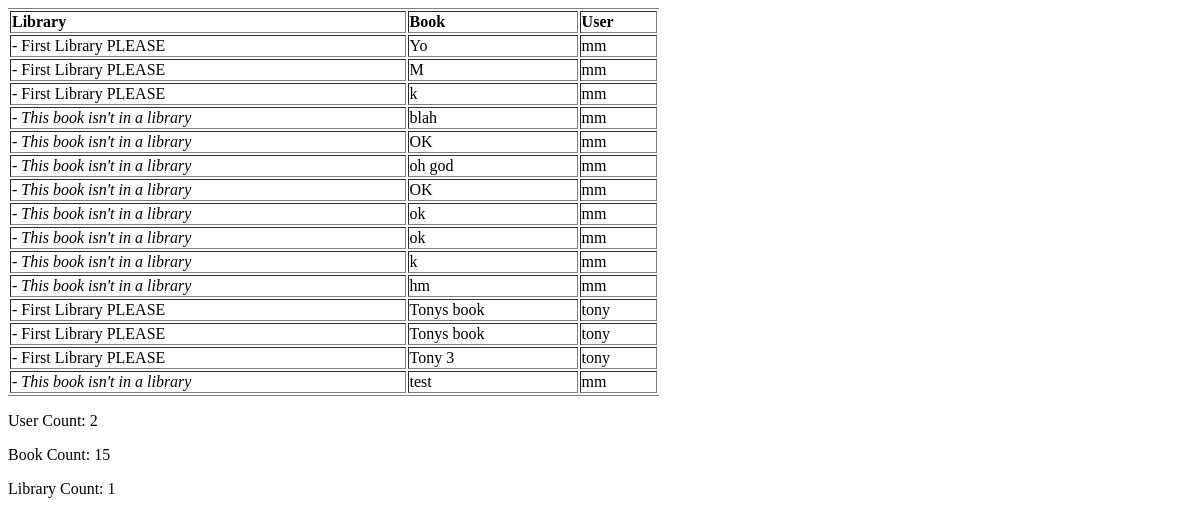
The page /info/ on the database as committed earlier.
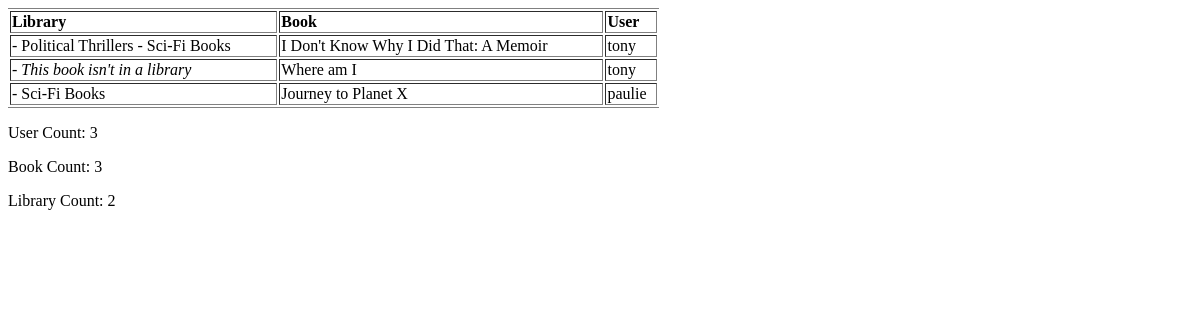
The same page on the database as committed later.
### books/models.py (models this page shows, shortened)
class Library(models.Model):
	name = models.TextField(default="New Library")
	books = models.ManyToManyField(Book, related_name="libraries", blank=True)

class Book(models.Model):
	title = models.TextField(default='Book One')
	author = models.ForeignKey(User, on_delete=models.CASCADE, related_name='books')
	content = models.TextField(default='Some text goes here')
	created_at = models.DateTimeField(auto_now_add=True)
	updated_at = models.DateTimeField(auto_now=True)
	editable = models.BooleanField(default=True)
	goal = models.IntegerField(default=1000)
	is_finished = models.BooleanField(default=False)
	wordsPerPeriod = models.IntegerField(default=500)
	timePeriod = models.IntegerField(default=30)
	out_of_time = models.BooleanField(default=False)
	time_total = models.IntegerField(default=10000)
	class Meta:
		get_latest_by = "created_at"

### books/views.py (the view)
# urls.py: url(r'^info/$', views.display_some_info, name='info'),
def display_some_info(request):
	libraries = Library.objects.all()
	books = Book.objects.all()
	users = User.objects.all()
	return render(request,  'info.html', {'books' : books, 'users' : users, 'libraries':libraries})

### books/templates/info.html
<html>
	<head>
	</head>
	<body>
	<table style="width:55%" border=1 frame=hsides rules="rows-columns">
	  <tr>
	    <th align="left">Library</th>
	    <th align="left">Book</th>
	    <th align="left">User</th>
	  </tr>
	  {%for book in books.all%}
	  <tr>
	    <td>{%for lib in book.libraries.all%}
	    		- {{ lib.name }}
    		{%endfor%}
    		{%if not book.libraries.all%}
    		<i>- This book isn't in a library</i>
    		{%endif%}
	    </td>
	    <td>{{book.title}}</td>
	    <td>{{book.author}}</td>
	  </tr>
	  {%endfor%}
	</table>
	<p>User Count: {{users.count}}</p>
	<p>Book Count: {{books.count}}</p>
	<p>Library Count: {{libraries.count}}</p>
	</body>

Rows that differ between the two databases and show on the page:
removed Book: title "Yo", author "mm", Library (name "First Library PLEASE")
removed Book: title "M", author "mm", Library (name "First Library PLEASE")
removed Book: title "k", author "mm", Library (name "First Library PLEASE")
removed Book: shows "- This book isn't in a library", title "blah", author "mm"
removed Book: shows "- This book isn't in a library", title "OK", author "mm"
removed Book: shows "- This book isn't in a library", title "oh god", author "mm"
removed Book: shows "- This book isn't in a library", title "OK", author "mm"
removed Book: shows "- This book isn't in a library", title "ok", author "mm"
removed Book: shows "- This book isn't in a library", title "ok", author "mm"
removed Book: shows "- This book isn't in a library", title "k", author "mm"
removed Book: shows "- This book isn't in a library", title "hm", author "mm"
removed Book: title "Tonys book", author "tony", Library (name "First Library PLEASE")
removed Book: title "Tonys book", author "tony", Library (name "First Library PLEASE")
removed Book: title "Tony 3", author "tony", Library (name "First Library PLEASE")
removed Book: shows "- This book isn't in a library", title "test", author "mm"
added Book: title "I Don't Know Why I Did That: A Memoir", author "tony", Library (name "Sci-Fi Books")
added Library: name "Political Thrillers", shown under Book "I Don't Know Why I Did That: A Memoir"
added Book: shows "- This book isn't in a library", title "Where am I", author "tony"
added Book: title "Journey to Planet X", author "paulie", Library (name "Sci-Fi Books")
Other text that changed with them:
{{ users.count }}: "2" → "3"
{{ books.count }}: "15" → "3"
{{ libraries.count }}: "1" → "2"
